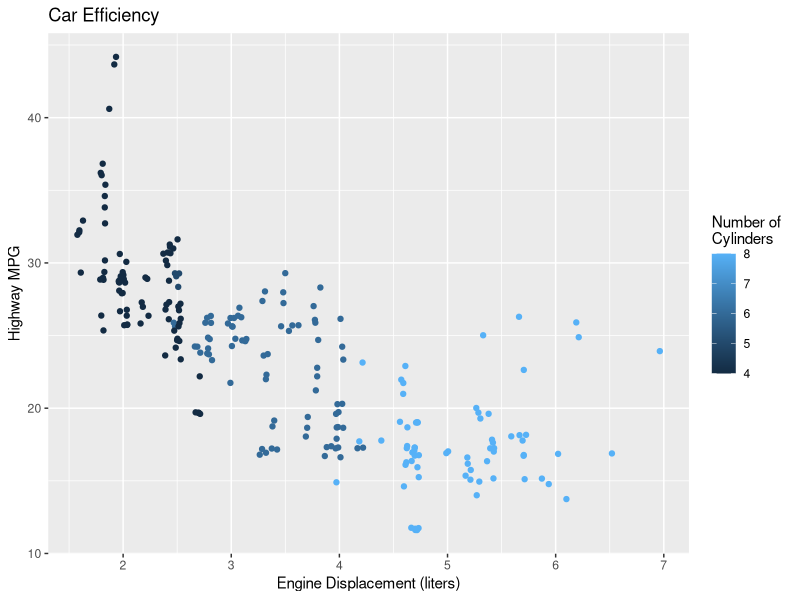

This chart was generated by the following R code:
## ---- chunk 1
#| message: false
#| echo: false

library(tidyverse)
library(RColorBrewer)
## ---- chunk 2
data(mpg)
## ---- chunk 3
data(txhousing)

# taking a subset of cities 
# don't worry about this code - we haven't learned how to do this yet!
sm_tx <- txhousing |>
  filter(city %in% c("Dallas","Fort Worth", "Austin",
                     "Houston", "El Paso"))
## ---- chunk 4
ggplot(data = mpg) + 
  geom_jitter(mapping = aes(x = displ, y = hwy, color = cyl)) + 
  labs(x = "Engine Displacement (liters)", 
       y = "Highway MPG", 
       color = "Number of \nCylinders",
       title = "Car Efficiency")
